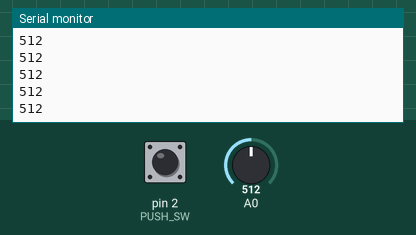
Simulated run of this sketch. Board: Arduino Uno, built with avr-gcc and run on an emulated ATmega328P. On the bench: the last lines printed to the serial monitor. The test bench sets the inputs (shaded band); at power-on: A0 = 512, pin 2 (PUSH_SW) HIGH.

Above: at 0.8 s.
0.9 s: A0 set to 716
At 2.0 s:
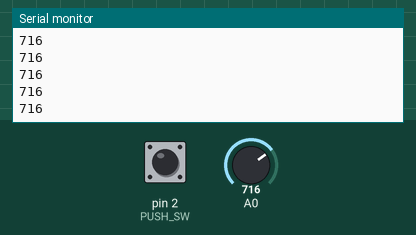
2.4 s: A0 set to 900
At 3.0 s:
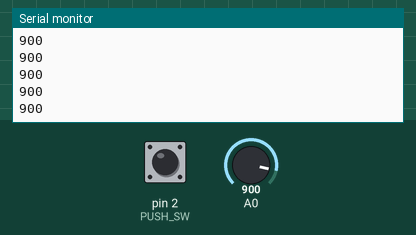
Timing chart, 0 to 5.4 s (numbered marks = the images above; inputs shaded):
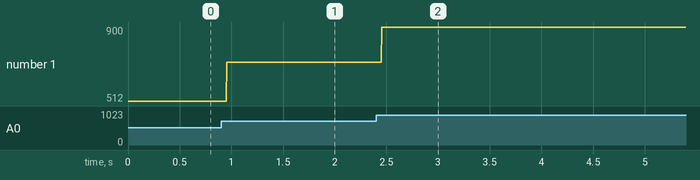

Measured:
- after the input at 0.9 s, the serial monitor: prints a new line after 0.06 s (image 1)
- after the input at 2.4 s, the serial monitor: prints a new line after 0.06 s (image 2)
- plotted number 1: 512 → 716 after the input at 0.9 s, 716 → 900 after the input at 2.4 s

The sketch:

lab16-experiment2.ino
```cpp
#include <Arduino_FreeRTOS.h>
#define R_LED 3
#define G_LED 4
#define PUSH_SW 2
int v_delay;
void setup() {
  Serial.begin(9600); // setup serial
  xTaskCreate(Read_Poten, "Read Potentiometer", 128, NULL, 1, NULL);
  xTaskCreate(Read_Switch, "Read push button switch", 128, NULL, 1, NULL);
  xTaskCreate(Display_R_LED, "Red LED Task", 128, NULL, 1, NULL);
  xTaskCreate(Display_G_LED, "Green LED Task", 128, NULL, 1, NULL);
  vTaskStartScheduler();
}
void Display_R_LED(void *pvParameters)
{
  pinMode(R_LED, OUTPUT);
  while (1)
  {
    vTaskDelay(pdMS_TO_TICKS(500));
    digitalWrite(R_LED, digitalRead(R_LED) ^ 1);
  }
}
void Display_G_LED(void *pvParameters)
{
  pinMode(G_LED, OUTPUT);
  while (1)
  {
    vTaskDelay(v_delay);
    digitalWrite(G_LED, digitalRead(G_LED) ^ 1);
  }
}
void Read_Poten(void *pvParameters)
{
  while (1)
  {
    int val = analogRead(A0); // read the input pin
    Serial.println(val);
  }
}
void Read_Switch(void *pvParameters)
{
  pinMode(PUSH_SW, INPUT);
  const TickType_t delay_0300ms = pdMS_TO_TICKS(300);
  const TickType_t delay_1000ms = pdMS_TO_TICKS(1000);
  while (1)
  {
    int sw_status = digitalRead(PUSH_SW);
//    Serial.println(sw_status);
    if (sw_status == LOW)
      v_delay = delay_0300ms;
    else
      v_delay = delay_1000ms;
  }
}
void loop() {}
```
